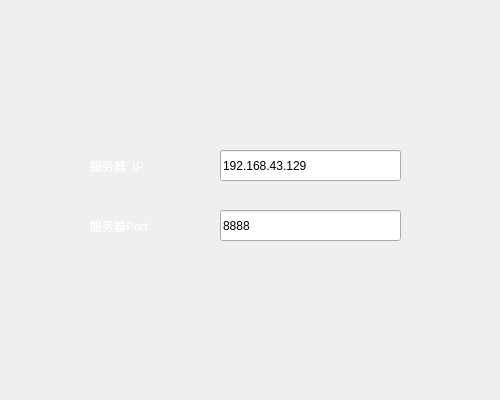
<?xml version="1.0" encoding="UTF-8"?>
<ui version="4.0">
 <class>ServerAddressDialog</class>
 <widget class="QDialog" name="ServerAddressDialog">
  <property name="geometry">
   <rect>
    <x>0</x>
    <y>0</y>
    <width>500</width>
    <height>400</height>
   </rect>
  </property>
  <property name="minimumSize">
   <size>
    <width>500</width>
    <height>400</height>
   </size>
  </property>
  <property name="maximumSize">
   <size>
    <width>500</width>
    <height>400</height>
   </size>
  </property>
  <property name="windowTitle">
   <string>Dialog</string>
  </property>
  <property name="styleSheet">
   <string notr="true">#ServerAddressDialog{
border-image: url(:/image/login/图片3.png);
}</string>
  </property>
  <widget class="QLabel" name="label">
   <property name="geometry">
    <rect>
     <x>90</x>
     <y>150</y>
     <width>111</width>
     <height>31</height>
    </rect>
   </property>
   <property name="styleSheet">
    <string notr="true">font: 12pt &quot;黑体&quot;;
color: rgb(255, 255, 255);</string>
   </property>
   <property name="text">
    <string>服务器  IP</string>
   </property>
  </widget>
  <widget class="QLineEdit" name="iplineEdit">
   <property name="geometry">
    <rect>
     <x>220</x>
     <y>150</y>
     <width>181</width>
     <height>31</height>
    </rect>
   </property>
   <property name="styleSheet">
    <string notr="true">border-image: url(:/image/login/图片4.png);
font: 10pt &quot;微软雅黑&quot;;</string>
   </property>
   <property name="text">
    <string>192.168.43.129</string>
   </property>
  </widget>
  <widget class="QLabel" name="label_2">
   <property name="geometry">
    <rect>
     <x>90</x>
     <y>210</y>
     <width>111</width>
     <height>31</height>
    </rect>
   </property>
   <property name="styleSheet">
    <string notr="true">font: 12pt &quot;黑体&quot;;
color: rgb(255, 255, 255);</string>
   </property>
   <property name="text">
    <string>服务器Port</string>
   </property>
  </widget>
  <widget class="QLineEdit" name="portlineEdit">
   <property name="geometry">
    <rect>
     <x>220</x>
     <y>210</y>
     <width>181</width>
     <height>31</height>
    </rect>
   </property>
   <property name="styleSheet">
    <string notr="true">border-image: url(:/image/login/图片4.png);
font: 10pt &quot;微软雅黑&quot;;</string>
   </property>
   <property name="text">
    <string>8888</string>
   </property>
  </widget>
 </widget>
 <resources/>
 <connections/>
</ui>
